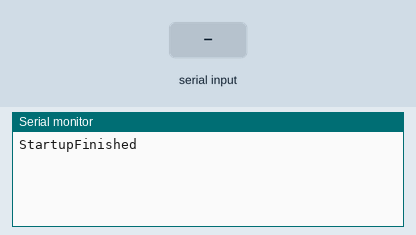
Simulated run of this sketch. Board: Arduino Uno, built with avr-gcc and run on an emulated ATmega328P. Parts: the last lines printed to the serial monitor. The inputs (shaded band) are chosen by the test bench.

Above: at 1.2 s.
1.3 s: "1" received over Serial
At 2.6 s:
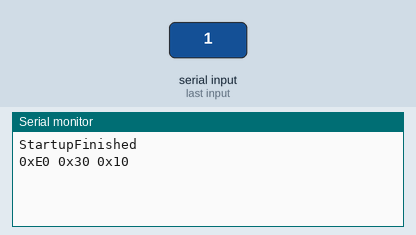
2.9 s: "1" received over the second serial link
At 4.0 s:
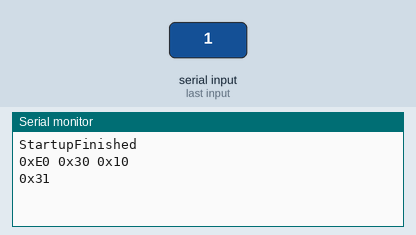
4.4 s: "0" received over the second serial link
At 5.2 s:
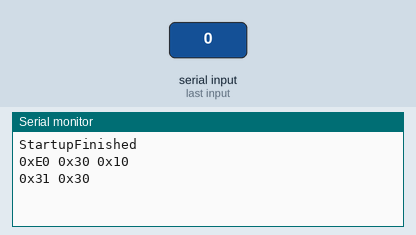

Measured:
- after the input at 1.3 s, the serial monitor: prints a new line after 0.10 s (image 1)
- after the input at 2.9 s, the serial monitor: prints a new line at once (image 2)
- after the input at 4.4 s, the serial monitor: prints a new line at once (image 3)

The sketch:

Servo42CDriver.ino
```cpp
#include <stdint.h>

#include <SoftwareSerial.h>

#include "Servo42CDriver.hpp"

SoftwareSerial mySerial(11, 12); // RX, TX
//Servo42CDriver servo(mySerial);
Servo42CDriver servo(mySerial, 0xE0, &Serial);

bool toggle = false;

void setup() {
  // Open serial communications and wait for port to open:
  Serial.begin(9600);
  while (!Serial) {
    ; // wait for serial port to connect. Needed for native USB port only
  }

  mySerial.begin(115200);
  Serial.println("StartupFinished");
}


void loop() { // run over and over

  //servo.moveSpeed(-100);
/*
  while(true) {
    double angle = 0;
    servo.readAngleEncoder(angle);
    Serial.print("Shaft Angle: ");
    Serial.println(angle);
  }
*/

  if (Serial.available()) {

    // clear searial buffer
    while(Serial.available()) {
      Serial.read();
    }

    if (toggle) {
      //servo.moveAngleRelative(90, 50, true);
      //servo.moveAngleAbsolut(-90, 50, true);
      servo.setZero();
      /*
      delay(100);
      int32_t angle = 0;
      servo.readAngle(angle);
      */
    }
    else {

      // fetch current angle from motor
      double angle = 0;
      servo.readAngle(angle);

      Serial.print("Angle: ");
      Serial.println(angle);

      servo.moveAngleRelative(90, 50, true);

      servo.readAngle(angle);

      Serial.print("Angle: ");
      Serial.println(angle);
      Serial.println("");

      //servo.moveAngleAbsolut(0, -50, true);
      /*
      delay(100);
      double angle = 0;
      servo.readAngleEncoder(angle);
      Serial.print("Shaft Angle: ");
      Serial.println(angle);
      */
      /*
      double angle = 0;
      servo.readAngleShaft(angle);
      Serial.print("Shaft Angle: ");
      Serial.println(angle);
      */
    }
    toggle = !toggle;
  }

  int32_t angle = 0;
  //servo.readAngle(angle);
  delay(100);
}
```

Source omitted: Servo42CDriver.hpp (18465 bytes)
